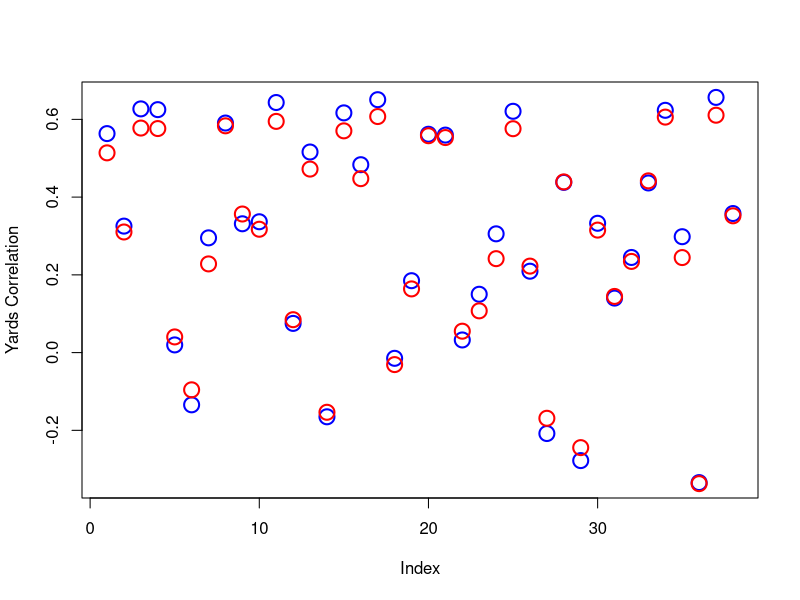
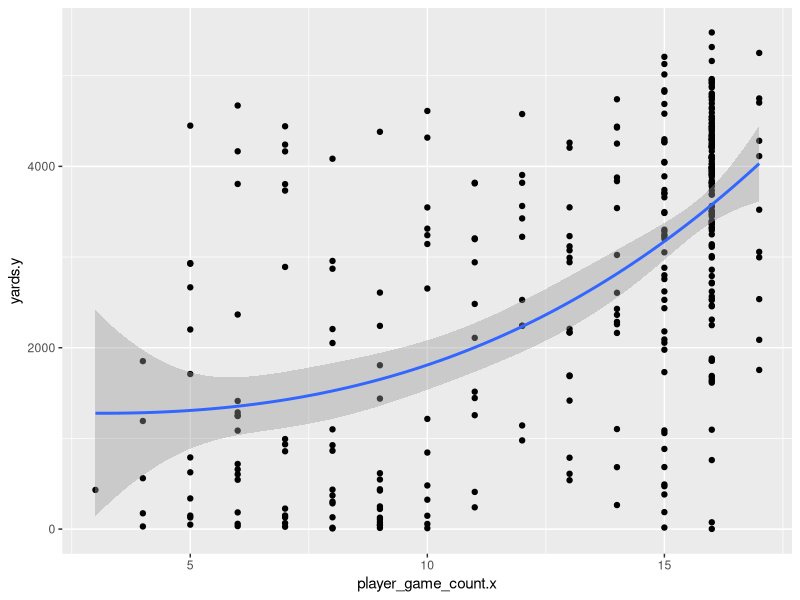

Write the R code that produced these figures, in order.
## ---- chunk 1
knitr::opts_chunk$set(echo = TRUE)
## ---- chunk 2
library(readr)
library(tidyverse)
pff_passing_summary_2012 <- read_csv("pff_passing_summary_2012.csv", show_col_types = FALSE)
pff_passing_summary_2013 <- read_csv("pff_passing_summary_2013.csv", show_col_types = FALSE)
pff_passing_summary_2014 <- read_csv("pff_passing_summary_2014.csv", show_col_types = FALSE)
pff_passing_summary_2015 <- read_csv("pff_passing_summary_2015.csv", show_col_types = FALSE)
pff_passing_summary_2016 <- read_csv("pff_passing_summary_2016.csv", show_col_types = FALSE)
pff_passing_summary_2017 <- read_csv("pff_passing_summary_2017.csv", show_col_types = FALSE)
pff_passing_summary_2018 <- read_csv("pff_passing_summary_2018.csv", show_col_types = FALSE)
pff_passing_summary_2019 <- read_csv("pff_passing_summary_2019.csv", show_col_types = FALSE)
pff_passing_summary_2020 <- read_csv("pff_passing_summary_2020.csv", show_col_types = FALSE)
pff_passing_summary_2021 <- read_csv("pff_passing_summary_2021.csv", show_col_types = FALSE)
pff_passing_summary_2022 <- read_csv("pff_passing_summary_2022.csv", show_col_types = FALSE)
## ---- chunk 3
  # Assigning the tables to smaller names
pass_12 <- pff_passing_summary_2012
pass_13 <- pff_passing_summary_2013
pass_14 <- pff_passing_summary_2014
pass_15 <- pff_passing_summary_2015
pass_16 <- pff_passing_summary_2016
pass_17 <- pff_passing_summary_2017
pass_18 <- pff_passing_summary_2018
pass_19 <- pff_passing_summary_2019
pass_20 <- pff_passing_summary_2020
pass_21 <- pff_passing_summary_2021
pass_22 <- pff_passing_summary_2022
  # Merging the 'prior' season to the 'current' season
pass_12_13 <- merge(pass_12, pass_13, by='player', all=TRUE, suffixes=c('.x','.y'))
pass_13_14 <- merge(pass_13, pass_14, by='player', all=TRUE, suffixes=c('.x','.y'))
pass_14_15 <- merge(pass_14, pass_15, by='player', all=TRUE, suffixes=c('.x','.y'))
pass_15_16 <- merge(pass_15, pass_16, by='player', all=TRUE, suffixes=c('.x','.y'))
pass_16_17 <- merge(pass_16, pass_17, by='player', all=TRUE, suffixes=c('.x','.y'))
pass_17_18 <- merge(pass_17, pass_18, by='player', all=TRUE, suffixes=c('.x','.y'))
pass_18_19 <- merge(pass_18, pass_19, by='player', all=TRUE, suffixes=c('.x','.y'))
pass_19_20 <- merge(pass_19, pass_20, by='player', all=TRUE, suffixes=c('.x','.y'))
pass_20_21 <- merge(pass_20, pass_21, by='player', all=TRUE, suffixes=c('.x','.y'))
pass_21_22 <- merge(pass_21, pass_22, by='player', all=TRUE, suffixes=c('.x','.y'))
  # Joining all of the merged tables into on table for ease of analysis
passing_12_22 <- rbind(pass_12_13, pass_13_14, pass_14_15, pass_15_16, pass_16_17, pass_17_18, pass_19_20, pass_20_21, pass_21_22)
passing_12_22
  # Showing the index for each column
column.passing <- names(passing_12_22)
numbers <- 1:83
index.passing <- data.frame(numbers, column.passing)
index.passing
## ---- chunk 4
passing_12_22f <- filter(passing_12_22, attempts.x > 100)
#quantile(passing_12_22$attempts.x, .15, na.rm=TRUE)

print("yards change")
sum(passing_12_22$yards.x, na.rm=TRUE) - sum(passing_12_22f$yards.x)
print('accuracy')
summary(passing_12_22$accuracy_percent.x)
print('accuracy filtered')
summary(passing_12_22f$accuracy_percent.x)
print("players per year")
length(passing_12_22$player)/11
print("players per year filtered")
length(passing_12_22f$player)/11
## ---- chunk 5
yards.cor <- c()
tds.cor <- c()
yards.y <- passing_12_22f$yards.y
tds.y <- passing_12_22f$touchdowns.y

for (i in seq(5,42,1)) {
  jj <- cor(yards.y, passing_12_22f[i], use="complete.obs")
  yards.cor <- c(yards.cor, jj)
}
for (i in seq(5,42,1)) {
  jj <- cor(tds.y, passing_12_22f[i], use="complete.obs")
  tds.cor <- c(tds.cor, jj)
}

plot(yards.cor, xlab="Index", ylab="Yards Correlation", col="blue", cex=2, lwd=2)
points(tds.cor, col="red", cex=2, lwd=2)

yards.cor.60 <- colnames(passing_12_22f[which(yards.cor>=.6)+4])
yards.cor.60
## ---- chunk 6

game.count <- passing_12_22f$player_game_count.x
yards.y <- passing_12_22f$yards.y

model.game.count <- lm(yards.y ~ poly(game.count, 3, raw=TRUE))

#summary(model.game.count)
coef(model.game.count)

#confint(model.game.count, level=.96)

#plot(fitted(model.game.count), residuals(model.game.count))

yards.cov <- c()
for (i in seq(5,42,1)) {
  jj <- cov(yards.y, passing_12_22f[i])
  yards.cov <- c(yards.cov, jj)
}
yards.cov
yards.cov.50th <- colnames(passing_12_22f[which(yards.cor>=5600)+4])
yards.cov.50th

ggplot(passing_12_22f, aes(player_game_count.x, yards.y)) +
  geom_point() + stat_smooth(method=lm, formula=y~poly(x,3,raw=TRUE))

## ---- chunk 7
zscores <- c(3, 2.5, 2, 1.5, 1, .5, 0, -.5, -1, -1.5, -2, -2.5, -3)
zpercentiles <- c(1, .9938, .9772, .9332, .8413, .6915, .5, .3085, .1587, .0668, .0228, .0062, 0)

z.score <- data.frame(zscores, zpercentiles)
z.score
## ---- chunk 8
pass.variables <- colnames(passing_12_22f[5:42])  # Column names of passing_12_22 to be integrated in the average.if 'df'
average.if.yards <- data.frame(Tier=(1:12))  # Initiation of the average.if 'df' with the first column "Tier"
yards.y <- passing_12_22f$yards.y  # Assigning the dependent variable to "yards.y"

means.yards <- function(i) {  #Initiating a function to make each separate column for each variable in passing_12_22
  means <- data.frame(variable=numeric())  # Assigning "means" to be an empty 'df'
  for (xx in 1:12) {  # A loop to amount to the same amount of Tiers (10)
    variable <- passing_12_22f[i+4]  # Assigning the column data from passing_12_22
    bottom <- quantile(variable, zpercentiles[xx+1], na.rm=TRUE)  # Assigning the bottom percentile benchmark 
    top <- quantile(variable, zpercentiles[xx], na.rm=TRUE)  # Assigning the top percentile benchmark
    m <- mean(yards.y[variable >= bottom & variable <= top], na.rm=TRUE)  # Calculating the average dependent yards.y for the given benchmarks
    means[nrow(means) + 1,] <- m  # Appending the new row to the "means" 'df'
  }
  return(means)  # Returning and therefore storing the new 'df' that will be used as a column in the "average.if" 'df'
}
for (i in 1:38) {  # For loop for all of the variables/columns/metrics in the passing_12_22
  average.if.yards[, ncol(average.if.yards) + 1] <- means.yards(i)  # Using the "means()" function to create columns to be appended to the "average.if" 'df'
  colnames(average.if.yards)[ncol(average.if.yards)] <- paste0(pass.variables[i])  # Renaming each new column 
}
average.if.yards
## ---- chunk 9
pass_21f <- filter(pass_21, attempts > 100)


prediction <- function(i) {
  player.val <- data.frame(variable=numeric())
  for (xx in 1:length(pass_21f$player)) {
    variable <- passing_12_22f[i+4]
    element <- pass_21f[xx,i+4]
    if (element > quantile(variable, zpercentiles[2], na.rm=TRUE)) { player.val[nrow(player.val)+1,] <- average.if.yards[1,i+1] } # Dissimilar due to benchmark sampled by a filtered passing_12_22
    if (element > quantile(variable, zpercentiles[3], na.rm=TRUE) & element <= quantile(variable, zpercentiles[2], na.rm=TRUE)) { player.val[nrow(player.val)+1,] <- average.if.yards[2,i+1] }
    if (element > quantile(variable, zpercentiles[4], na.rm=TRUE) & element <= quantile(variable, zpercentiles[3], na.rm=TRUE)) { player.val[nrow(player.val)+1,] <- average.if.yards[3,i+1] }
    if (element > quantile(variable, zpercentiles[5], na.rm=TRUE) & element <= quantile(variable, zpercentiles[4], na.rm=TRUE)) { player.val[nrow(player.val)+1,] <- average.if.yards[4,i+1] }
    if (element > quantile(variable, zpercentiles[6], na.rm=TRUE) & element <= quantile(variable, zpercentiles[5], na.rm=TRUE)) { player.val[nrow(player.val)+1,] <- average.if.yards[5,i+1] }
    if (element > quantile(variable, zpercentiles[7], na.rm=TRUE) & element <= quantile(variable, zpercentiles[6], na.rm=TRUE)) { player.val[nrow(player.val)+1,] <- average.if.yards[6,i+1] }
    if (element > quantile(variable, zpercentiles[8], na.rm=TRUE) & element <= quantile(variable, zpercentiles[7], na.rm=TRUE)) { player.val[nrow(player.val)+1,] <- average.if.yards[7,i+1] }
    if (element > quantile(variable, zpercentiles[9], na.rm=TRUE) & element <= quantile(variable, zpercentiles[8], na.rm=TRUE)) { player.val[nrow(player.val)+1,] <- average.if.yards[8,i+1] }
    if (element > quantile(variable, zpercentiles[10], na.rm=TRUE) & element <= quantile(variable, zpercentiles[9], na.rm=TRUE)) { player.val[nrow(player.val)+1,] <- average.if.yards[9,i+1] }
    if (element > quantile(variable, zpercentiles[11], na.rm=TRUE) & element <= quantile(variable, zpercentiles[10], na.rm=TRUE)) { player.val[nrow(player.val)+1,] <- average.if.yards[10,i+1] }
    if (element > quantile(variable, zpercentiles[12], na.rm=TRUE) & element <= quantile(variable, zpercentiles[11], na.rm=TRUE)) { player.val[nrow(player.val)+1,] <- average.if.yards[11,i+1] }
    if (element <= quantile(variable, zpercentiles[12], na.rm=TRUE)) { player.val[nrow(player.val)+1,] <- average.if.yards[12,i+1] }
  }
  return(player.val)
}

average.player.21 <- data.frame(Player=pass_21f$player)
for (i in 1:38) {
  average.player.21[, ncol(average.player.21)+1] <- prediction(i)
  colnames(average.player.21)[ncol(average.player.21)] <- paste0(pass.variables[i])
}
average.player.21

average.player.sum.21 <- mutate(average.player.21, Results=rowMeans(average.player.21[,-1]))
average.player.sum.21 <- select(average.player.sum.21, 1,40)
average.player.sum.21
## ---- chunk 10
pass_20f <- filter(pass_20, attempts > 100)
prediction <- function(i) {
  player.val <- data.frame(variable=numeric())
  for (xx in 1:length(pass_20f$player)) {
    variable <- passing_12_22f[i+4]
    element <- pass_20f[xx,i+4]
    average.if <- average.if.yards
    if (element > quantile(variable, zpercentiles[2], na.rm=TRUE)) { player.val[nrow(player.val)+1,] <- average.if[1,i+1] } # Dissimilar due to benchmark sampled by a filtered passing_12_22
    if (element > quantile(variable, zpercentiles[3], na.rm=TRUE) & element <= quantile(variable, zpercentiles[2], na.rm=TRUE)) { player.val[nrow(player.val)+1,] <- average.if[2,i+1] }
    if (element > quantile(variable, zpercentiles[4], na.rm=TRUE) & element <= quantile(variable, zpercentiles[3], na.rm=TRUE)) { player.val[nrow(player.val)+1,] <- average.if[3,i+1] }
    if (element > quantile(variable, zpercentiles[5], na.rm=TRUE) & element <= quantile(variable, zpercentiles[4], na.rm=TRUE)) { player.val[nrow(player.val)+1,] <- average.if[4,i+1] }
    if (element > quantile(variable, zpercentiles[6], na.rm=TRUE) & element <= quantile(variable, zpercentiles[5], na.rm=TRUE)) { player.val[nrow(player.val)+1,] <- average.if[5,i+1] }
    if (element > quantile(variable, zpercentiles[7], na.rm=TRUE) & element <= quantile(variable, zpercentiles[6], na.rm=TRUE)) { player.val[nrow(player.val)+1,] <- average.if[6,i+1] }
    if (element > quantile(variable, zpercentiles[8], na.rm=TRUE) & element <= quantile(variable, zpercentiles[7], na.rm=TRUE)) { player.val[nrow(player.val)+1,] <- average.if[7,i+1] }
    if (element > quantile(variable, zpercentiles[9], na.rm=TRUE) & element <= quantile(variable, zpercentiles[8], na.rm=TRUE)) { player.val[nrow(player.val)+1,] <- average.if[8,i+1] }
    if (element > quantile(variable, zpercentiles[10], na.rm=TRUE) & element <= quantile(variable, zpercentiles[9], na.rm=TRUE)) { player.val[nrow(player.val)+1,] <- average.if[9,i+1] }
    if (element > quantile(variable, zpercentiles[11], na.rm=TRUE) & element <= quantile(variable, zpercentiles[10], na.rm=TRUE)) { player.val[nrow(player.val)+1,] <- average.if[10,i+1] }
    if (element > quantile(variable, zpercentiles[12], na.rm=TRUE) & element <= quantile(variable, zpercentiles[11], na.rm=TRUE)) { player.val[nrow(player.val)+1,] <- average.if[11,i+1] }
    if (element <= quantile(variable, zpercentiles[12], na.rm=TRUE)) { player.val[nrow(player.val)+1,] <- average.if[12,i+1] }
  }
  return(player.val)
}
average.player.20 <- data.frame(Player=pass_20f$player)
for (i in 1:38) {
  average.player.20[, ncol(average.player.20)+1] <- prediction(i)
  colnames(average.player.20)[ncol(average.player.20)] <- paste0(pass.variables[i])
}
average.player.20

average.player.sum.20 <- mutate(average.player.20, Results=rowMeans(average.player.20[,-1]))
average.player.sum.20 <- select(average.player.sum.20, 1,40)
average.player.sum.20
## ---- chunk 11
pass_19f <- filter(pass_19, attempts > 100)
prediction <- function(i) {
  player.val <- data.frame(variable=numeric())
  for (xx in 1:length(pass_19f$player)) {
    variable <- passing_12_22f[i+4]
    element <- pass_19f[xx,i+4]
    average.if <- average.if.yards
    if (element > quantile(variable, zpercentiles[2], na.rm=TRUE)) { player.val[nrow(player.val)+1,] <- average.if[1,i+1] } # Dissimilar due to benchmark sampled by a filtered passing_12_22
    if (element > quantile(variable, zpercentiles[3], na.rm=TRUE) & element <= quantile(variable, zpercentiles[2], na.rm=TRUE)) { player.val[nrow(player.val)+1,] <- average.if[2,i+1] }
    if (element > quantile(variable, zpercentiles[4], na.rm=TRUE) & element <= quantile(variable, zpercentiles[3], na.rm=TRUE)) { player.val[nrow(player.val)+1,] <- average.if[3,i+1] }
    if (element > quantile(variable, zpercentiles[5], na.rm=TRUE) & element <= quantile(variable, zpercentiles[4], na.rm=TRUE)) { player.val[nrow(player.val)+1,] <- average.if[4,i+1] }
    if (element > quantile(variable, zpercentiles[6], na.rm=TRUE) & element <= quantile(variable, zpercentiles[5], na.rm=TRUE)) { player.val[nrow(player.val)+1,] <- average.if[5,i+1] }
    if (element > quantile(variable, zpercentiles[7], na.rm=TRUE) & element <= quantile(variable, zpercentiles[6], na.rm=TRUE)) { player.val[nrow(player.val)+1,] <- average.if[6,i+1] }
    if (element > quantile(variable, zpercentiles[8], na.rm=TRUE) & element <= quantile(variable, zpercentiles[7], na.rm=TRUE)) { player.val[nrow(player.val)+1,] <- average.if[7,i+1] }
    if (element > quantile(variable, zpercentiles[9], na.rm=TRUE) & element <= quantile(variable, zpercentiles[8], na.rm=TRUE)) { player.val[nrow(player.val)+1,] <- average.if[8,i+1] }
    if (element > quantile(variable, zpercentiles[10], na.rm=TRUE) & element <= quantile(variable, zpercentiles[9], na.rm=TRUE)) { player.val[nrow(player.val)+1,] <- average.if[9,i+1] }
    if (element > quantile(variable, zpercentiles[11], na.rm=TRUE) & element <= quantile(variable, zpercentiles[10], na.rm=TRUE)) { player.val[nrow(player.val)+1,] <- average.if[10,i+1] }
    if (element > quantile(variable, zpercentiles[12], na.rm=TRUE) & element <= quantile(variable, zpercentiles[11], na.rm=TRUE)) { player.val[nrow(player.val)+1,] <- average.if[11,i+1] }
    if (element <= quantile(variable, zpercentiles[12], na.rm=TRUE)) { player.val[nrow(player.val)+1,] <- average.if[12,i+1] }
  }
  return(player.val)
}
average.player.19 <- data.frame(Player=pass_19f$player)
for (i in 1:38) {
  average.player.19[, ncol(average.player.19)+1] <- prediction(i)
  colnames(average.player.19)[ncol(average.player.19)] <- paste0(pass.variables[i])
}
average.player.19

average.player.sum.19 <- mutate(average.player.19, Results=rowMeans(average.player.19[,-1]))
average.player.sum.19 <- select(average.player.sum.19, 1,40)
average.player.sum.19
